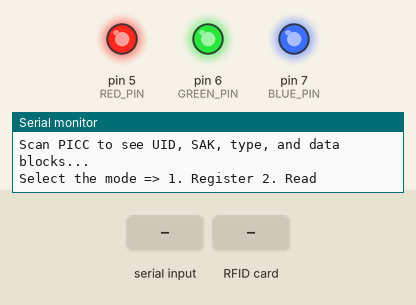
Recording of a sketch running on a simulated Arduino Uno, built with avr-gcc and run on an emulated ATmega328P. Parts: output pins drawn as LEDs (lit = HIGH), the last lines printed to the serial monitor. Dashed ring = blinking. The test bench sets the inputs (shaded band). Pins used as bus, display or sensor lines are not drawn.

Above: at 1.3 s.
1.4 s: "1" received over Serial
At 1.9 s:
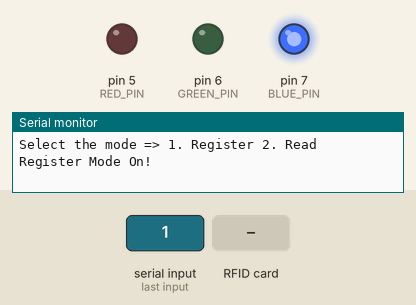
2.9 s: RFID card 5E 7A 19 C4 held to the reader
At 3.22 s:
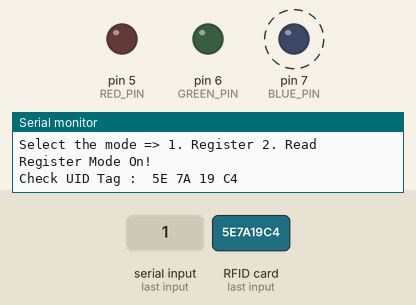
5.2 s: RFID card 5E 7A 19 C4 held to the reader
At 5.3 s:
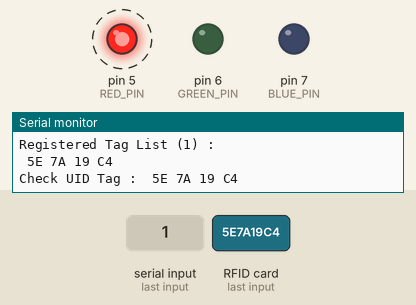
8.2 s: "2" received over Serial
At 9.2 s:
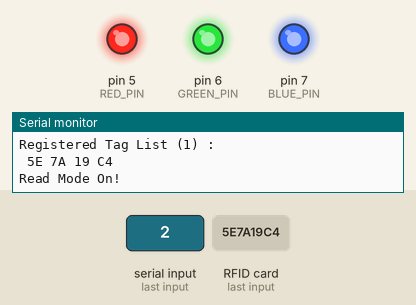
Timing chart, 0 to 11.2 s (numbered marks = the images above; inputs shaded):
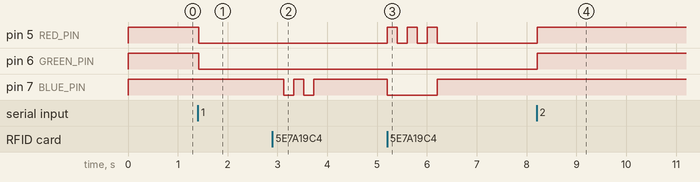

The sketch:

rfid_scan.ino
```cpp
// (licence header left out)
#include <SPI.h>
#include <MFRC522.h>
#include <List.hpp>

#define RST_PIN         9          // Configurable, see typical pin layout above
#define SS_PIN          10         // Configurable, see typical pin layout above

//const byte MY_TAG[4] = {0xBA, 0xFC, 0x0D, 0x05};

List<MFRC522::Uid> tag_list;
MFRC522 mfrc522(SS_PIN, RST_PIN);  // Create MFRC522 instance

bool register_mode = false;
bool read_mode = false;

const int RED_PIN = 5;
const int GREEN_PIN = 6;
const int BLUE_PIN = 7;

void setup() {
	Serial.begin(9600);		// Initialize serial communications with the PC
	pinMode(RED_PIN, OUTPUT);
	pinMode(GREEN_PIN, OUTPUT);
	pinMode(BLUE_PIN, OUTPUT);

	digitalWrite(RED_PIN, HIGH);
	digitalWrite(GREEN_PIN, HIGH);
	digitalWrite(BLUE_PIN, HIGH);

	while (!Serial);		// Do nothing if no serial port is opened (added for Arduinos based on ATMEGA32U4)
	SPI.begin();			// Init SPI bus
	mfrc522.PCD_Init();		// Init MFRC522
	delay(4);				// Optional delay. Some board do need more time after init to be ready, see Readme
	mfrc522.PCD_DumpVersionToSerial();	// Show details of PCD - MFRC522 Card Reader details
	Serial.println(F("Scan PICC to see UID, SAK, type, and data blocks..."));
	Serial.println("Select the mode => 1. Register 2. Read");
}

void loop() {
	/*
	// Reset the loop if no new card present on the sensor/reader. This saves the entire process when idle.
	if ( ! mfrc522.PICC_IsNewCardPresent()) {
		return;
	}

	// Select one of the cards
	if ( ! mfrc522.PICC_ReadCardSerial()) {
		return;
	}
	*/
	// Dump debug info about the card; PICC_HaltA() is automatically called
	//mfrc522.PICC_DumpToSerial(&(mfrc522.uid));

	//Serial.println("Select the mode => 1. Register 2. Read");
	if (Serial.available() > 0)
	{
		char mode = Serial.read();
		if (mode == '1')
		{
			if (read_mode == true)
			{
				read_mode = false;
			}
			Serial.println("Register Mode On!");
			register_mode = true;

			digitalWrite(RED_PIN, LOW);
			digitalWrite(GREEN_PIN, LOW);
		}
		else if (mode == '2')
		{
			if (register_mode == true)
			{
				register_mode = false;
			}
			Serial.println("Read Mode On!");
			read_mode = true;

			digitalWrite(RED_PIN, HIGH);
			digitalWrite(GREEN_PIN, HIGH);
			digitalWrite(BLUE_PIN, HIGH);
		}
		else
		{
			Serial.println("Wrong Mode! WTF");
		}
	}

	// Reset the loop if no new card present on the sensor/reader. This saves the entire process when idle.
	if ( ! mfrc522.PICC_IsNewCardPresent()) {
		return;
	}

	// Select one of the cards
	if ( ! mfrc522.PICC_ReadCardSerial()) {
		return;
	}

	if (register_mode)
	{
		// Read UID
		Serial.print("Check UID Tag : ");
		for (byte i = 0; i < mfrc522.uid.size; i++)
		{
			Serial.print(mfrc522.uid.uidByte[i] < 0x10 ? " 0" : " ");
			Serial.print(mfrc522.uid.uidByte[i], HEX);
		}
		Serial.println();

		bool registered = false;
		for (int i = 0; i < tag_list.getSize(); i++)
		{
			if (memcmp(tag_list.get(i).uidByte, mfrc522.uid.uidByte, 4) == 0)
			{
				registered = true;
			}
		}

		if (!registered)
		{
			tag_list.addLast(mfrc522.uid);
			digitalWrite(BLUE_PIN, HIGH);
			delay(200);
			digitalWrite(BLUE_PIN, LOW);
			delay(200);
			digitalWrite(BLUE_PIN, HIGH);
			delay(200);
			digitalWrite(BLUE_PIN, LOW);
			delay(200);
			digitalWrite(BLUE_PIN, HIGH);
			delay(200);
			digitalWrite(BLUE_PIN, HIGH);
		}
		else
		{
			digitalWrite(BLUE_PIN, LOW);
			digitalWrite(RED_PIN, HIGH);
			delay(200);
			digitalWrite(RED_PIN, LOW);
			delay(200);
			digitalWrite(RED_PIN, HIGH);
			delay(200);
			digitalWrite(RED_PIN, LOW);
			delay(200);
			digitalWrite(RED_PIN, HIGH);
			delay(200);
			digitalWrite(RED_PIN, LOW);
			digitalWrite(BLUE_PIN, HIGH);
		}

		// Print Tag List
		Serial.print("Registered Tag List (");
		Serial.print(tag_list.getSize());
		Serial.print(") : ");
		Serial.println();

		for (int i = 0; i < tag_list.getSize(); i++)
		{
			for (byte j = 0; j < 4; j++)
			{
				Serial.print(tag_list.get(i).uidByte[j] < 0x10 ? " 0" : " ");
				Serial.print(tag_list.get(i).uidByte[j], HEX);
			}
			Serial.println();
		}

		delay(1000);
	}
	else if (read_mode)
	{
		//Check UID
		bool valid = false;
		Serial.print("Check UID Tag : ");
		for (int i = 0; i < tag_list.getSize(); i++)
		{
			if (memcmp(tag_list.get(i).uidByte, mfrc522.uid.uidByte, 4) == 0)
			{
				valid = true;
			}
		}

		if (valid)
		{
			Serial.println("Valid");
			digitalWrite(RED_PIN, LOW);
			digitalWrite(GREEN_PIN, LOW);
			delay(200);
			digitalWrite(BLUE_PIN, LOW);
			delay(200);
			digitalWrite(BLUE_PIN, HIGH);
			delay(200);
			digitalWrite(BLUE_PIN, LOW);
			delay(200);
			digitalWrite(BLUE_PIN, HIGH);
			delay(200);
			digitalWrite(RED_PIN, HIGH);
			digitalWrite(GREEN_PIN, HIGH);
			digitalWrite(BLUE_PIN, HIGH);
		}
		else
		{
			Serial.println("Invalid");
			digitalWrite(BLUE_PIN, LOW);
			digitalWrite(GREEN_PIN, LOW);
			delay(200);
			digitalWrite(RED_PIN, LOW);
			delay(200);
			digitalWrite(RED_PIN, HIGH);
			delay(200);
			digitalWrite(RED_PIN, LOW);
			delay(200);
			digitalWrite(RED_PIN, HIGH);
			delay(200);
			digitalWrite(RED_PIN, HIGH);
			digitalWrite(GREEN_PIN, HIGH);
			digitalWrite(BLUE_PIN, HIGH);
		}

		delay(1000);
	}

	// Check UID
	//Serial.print(", Check UID Tag : ");
	//if (memcmp(mfrc522.uid.uidByte, MY_TAG, 4) == 0)
	//{
	//	Serial.print("Valid");
	//}
	//else
	//{
	//	Serial.print("Invalid");
	//}
}
```

Measured:
- after the input at 1.4 s, pin 5 (RED_PIN), pin 6 (GREEN_PIN): HIGH → LOW at once
- after the input at 2.9 s, pin 7 (BLUE_PIN): alternates HIGH for 0.20 s and LOW for 0.20 s, 4 changes in all, then stays HIGH, starting after 0.23 s
- after the input at 5.2 s, pin 5 (RED_PIN): alternates HIGH for 0.20 s and LOW for 0.20 s, 6 changes in all, then stays LOW, starting at once; pin 7 (BLUE_PIN): HIGH → LOW at once, → HIGH 1.0 s later
- after the input at 8.2 s, pin 5 (RED_PIN), pin 6 (GREEN_PIN): LOW → HIGH at once
